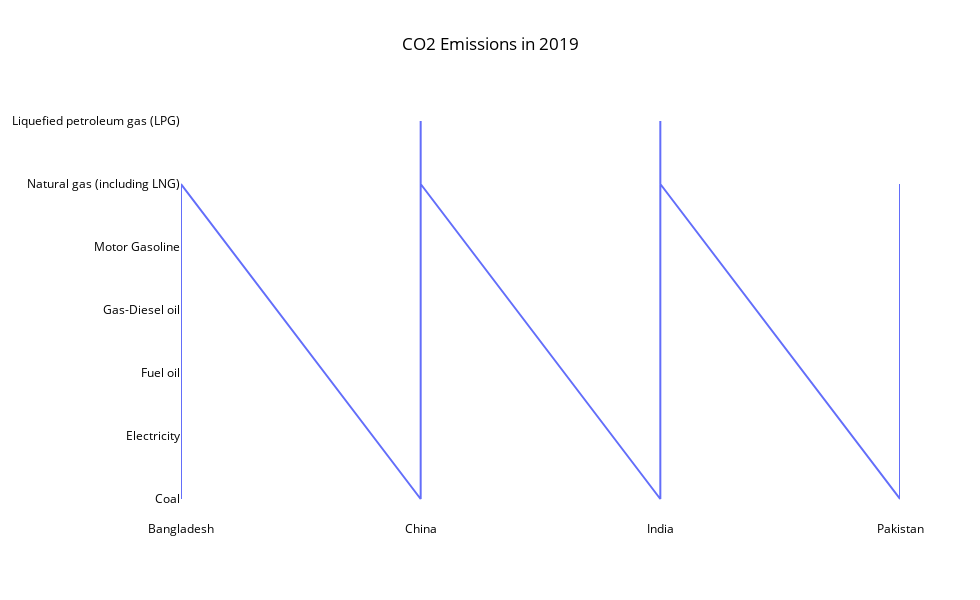

Notebook source saved alongside this figure:
### Code cell
# Creating the layout of selected areas using the chart
title = "CO2 Emissions in 2019"
layout = go.Layout(width=980, height=600, plot_bgcolor="white", paper_bgcolor="white",
                   showlegend = False, 
                   title = {'text' : title, 'x':0.5, 'xanchor': 'center'}, 
                   font = {"color" : 'black'})

# Create the figure
fig = go.Figure( layout = layout)

fig.add_trace( go.Scatter(
    # X and Y axis
    x=energy["Area"],
    y=energy["Item"],
    
))

# Show the graph
fig.show()

### Figure 1 — Plotly figure (JSON) as saved in the notebook; plotly's stock layout.template omitted (floating-point values rounded to 4 significant figures)
{"data": [{"type": "scatter", "x": ["Bangladesh", "Bangladesh", "Bangladesh", "Bangladesh", "Bangladesh", "Bangladesh", "China", "China", "China", "China", "China", "China", "China", "India", "India", "India", "India", "India", "India", "Pakistan", "Pakistan", "Pakistan", "Pakistan", "Pakistan", "Pakistan"], "y": ["Coal", "Electricity", "Fuel oil", "Gas-Diesel oil", "Motor Gasoline", "Natural gas (including LNG)", "Coal", "Electricity", "Fuel oil", "Gas-Diesel oil", "Liquefied petroleum gas (LPG)", "Motor Gasoline", "Natural gas (including LNG)", "Coal", "Electricity", "Fuel oil", "Liquefied petroleum gas (LPG)", "Motor Gasoline", "Natural gas (including LNG)", "Coal", "Electricity", "Fuel oil", "Gas-Diesel oil", "Motor Gasoline", "Natural gas (including LNG)"]}], "layout": {"font": {"color": "black"}, "height": 600, "paper_bgcolor": "white", "plot_bgcolor": "white", "showlegend": false, "title": {"text": "CO2 Emissions in 2019", "x": 0.5, "xanchor": "center"}, "width": 980}}
